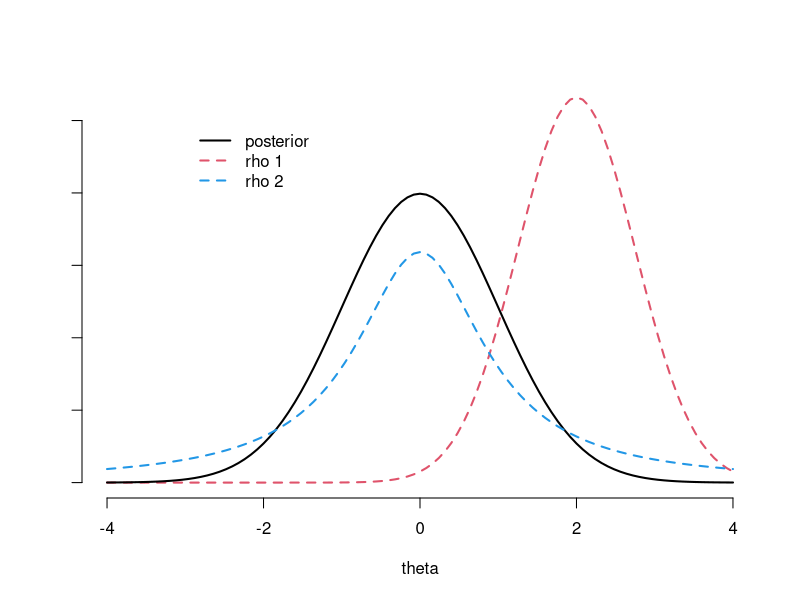

Source code (R):
curve(dnorm(x,2,0.75),-4,4,col=2,lwd=2,lty=2,xlab="theta",main="",axes=FALSE,ylab="")
curve(dnorm(x),add=T,col=1,lwd=2,xlab="theta",main="",axes=FALSE,ylab="")
curve(dcauchy(x,),-4,4,add=T,lwd=2,lty=2,col=4,xlab="theta",main="",axes=FALSE,ylab="")
axis(1):axis(2,labels=FALSE)
legend(-3,0.5,c("posterior","rho 1","rho 2"),col=c(1,2,4),lty=c(1,2,2),lwd=c(2,2,2),bty="n")

